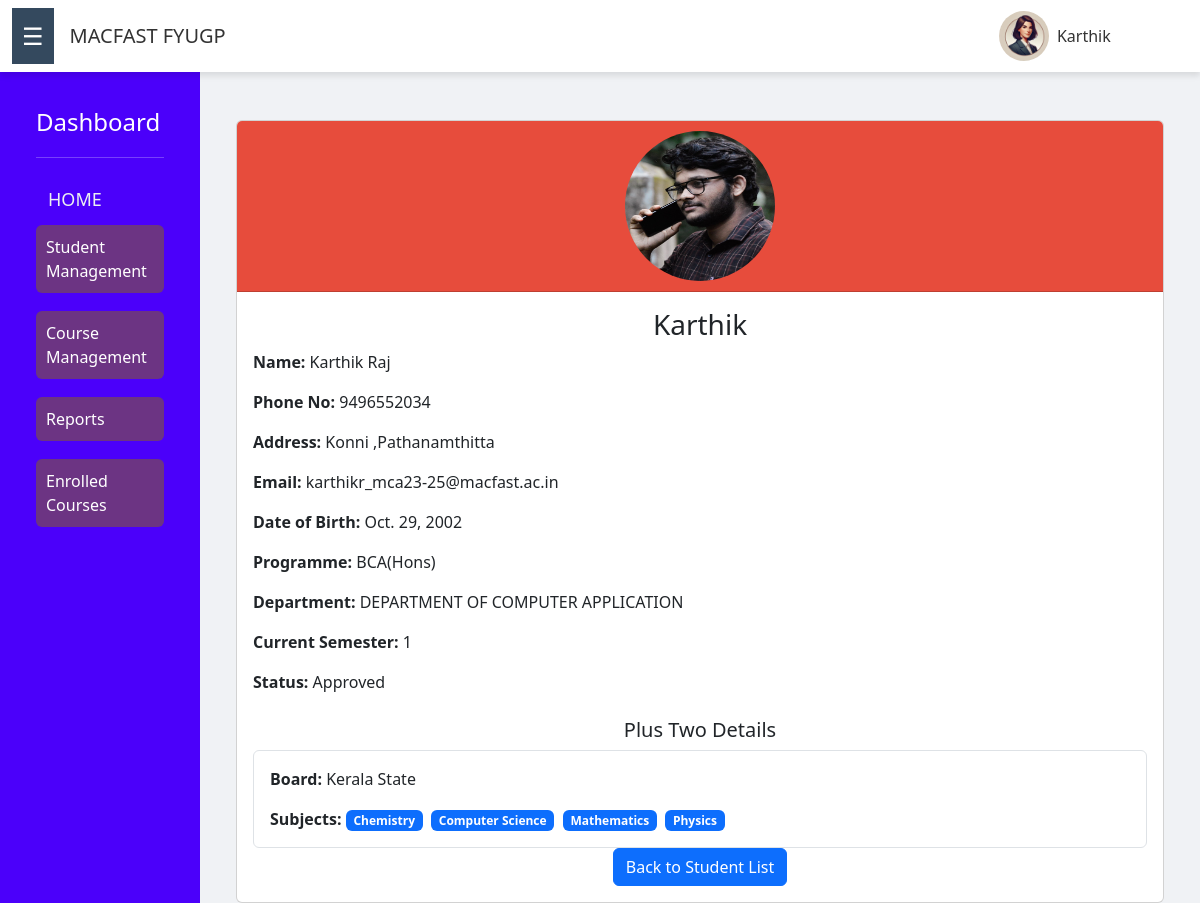
The page /students/1/ (signed in) on the database its author committed.
### core/models.py (models this page shows, shortened)
class CustomUser(AbstractUser):
    USER_TYPE_CHOICES = (
        ('student', 'Student'),
    )
    user_type = models.CharField(max_length=10, choices=USER_TYPE_CHOICES,default='student')
    objects = CustomUserManager()  # Attach CustomUserManager to the model

class StudentProfile(models.Model):
    user = models.OneToOneField(CustomUser, on_delete=models.CASCADE)
    first_name = models.CharField(max_length=30,default='')  # First name
    last_name = models.CharField(max_length=30,default='')   # Last name
    phone_number = models.CharField(max_length=15,default='')  # Phone number
    address = models.TextField(default='')  # Address
    dob = models.DateField()
    profile_picture = models.ImageField(upload_to='profile_pics/')
    programme = models.ForeignKey(Programme, on_delete=models.SET_NULL, null=True)
    department = models.ForeignKey(Department, on_delete=models.SET_NULL, null=True)
    board = models.CharField(max_length=100)
    subjects = models.ManyToManyField(Subject)  # Part III subjects studied in Plus Two
    semester = models.IntegerField(default=1)
    approved = models.BooleanField(default=False)

class Programme(models.Model):
    name = models.CharField(max_length=100)

class Department(models.Model):
    name = models.CharField(max_length=100)  # Department name

class Subject(models.Model):
    name = models.CharField(max_length=100)  # Subject name, e.g., "Mathematics", "Physics", "Chemistry"

### core/views.py (the view)
# urls.py: path('students/<int:student_id>/',views. student_detail_view, name='student_detail'),
@login_required
def student_detail_view(request, student_id):
    student_profile = get_object_or_404(StudentProfile, id=student_id)
    return render(request, 'student_detail.html', {
        'student_profile': student_profile,
    })

### core/context_processors.py (called while the page is built)
def student_profile_processor(request):
    student_profile = None
    if request.user.is_authenticated:
        try:
            student_profile = StudentProfile.objects.get(user=request.user)
        except StudentProfile.DoesNotExist:
            pass  # Handle if the student profile does not exist
    return {'student_profile': student_profile}

### templates/student_detail.html
{% extends "abase.html" %}
{% block content %}
<div class="container mt-5">
    <div class="card">
        <div class="card-header text-center">
            {% load static %}
            {% if student_profile.profile_picture %}
                <img src="{{ student_profile.profile_picture.url }}" class="rounded-circle" alt="Profile Picture" width="150" height="150">
            {% else %}
                <img src="{% static 'images/admin.webp' %}" class="rounded-circle" alt="Profile Picture" width="150" height="150">
            {% endif %}
        </div>
        <div class="card-body">
            <h3 class="card-title text-center">{{ student_profile.user.username }}</h3>
            <p class="card-text"><strong>Name:</strong> {{ student_profile.first_name  }} {{student_profile.last_name}}</p>
            <p class="card-text"><strong>Phone No:</strong> {{ student_profile.phone_number }}</p>
            <p class="card-text"><strong>Address:</strong> {{ student_profile.address }}</p>
            <p class="card-text"><strong>Email:</strong> {{ student_profile.user.email }}</p>
            <p class="card-text"><strong>Date of Birth:</strong> {{ student_profile.dob }}</p>
            <p class="card-text"><strong>Programme:</strong> {{ student_profile.programme.name }}</p>
            <p class="card-text"><strong>Department:</strong> {{ student_profile.department.name }}</p>
            <p class="card-text"><strong>Current Semester:</strong> {{ student_profile.semester }}</p>
            <p class="card-text"><strong>Status:</strong>
                {% if student_profile.approved %}
                    Approved
                {% else %}
                    <span class="text-danger">You need to approve this student.</span>
                    <a href="{% url 'approve_profiles'  %}" class="btn btn-success">Approve</a>
                {% endif %}
            </p>
            <div class="mt-4">
                <h5 class="text-center">Plus Two Details</h5>
                <div class="border p-3 rounded">
                    <p class="card-text"><strong>Board:</strong> {{ student_profile.board }}</p>
                    <p class="card-text"><strong>Subjects:</strong>
                        {% for subject in student_profile.subjects.all %}
                            <span class="badge bg-primary me-1">{{ subject.name }}</span>
                        {% empty %}
                            No subjects selected.
                        {% endfor %}
                    </p>
                </div>
            </div>
            <div class="text-center">
                <a href="{% url 'student_list' %}" class="btn btn-primary">Back to Student List</a>
            </div>
        </div>
    </div>
</div>
{% endblock %}

### templates/abase.html (shortened to what this page needs)
<!DOCTYPE html>
<html lang="en">
<head>
    <link href="https://cdn.jsdelivr.net/npm/bootstrap@5.3.0-alpha1/dist/css/bootstrap.min.css" rel="stylesheet">
    {% load static %}
    <link href="{% static 'css/styles.css' %}" rel="stylesheet">
</head>
<body>
<nav class="navbar navbar-expand-lg">
    <div class="container-fluid">
        <button class="sidebar-toggle-btn" id="sidebar-toggle-btn">&#9776;</button>
        <a class="navbar-brand ms-3" href="#">MACFAST FYUGP</a>
        <div class="ms-auto d-flex align-items-center">
            <img src="{% static 'images/admin.webp' %}" class="rounded-circle" alt="Profile Picture" width="50" height="50">
            <ul class="navbar-nav">
                <li class="nav-item">
                    <a class="nav-link" href="">{{ user.username }}</a>
                </li>
                <li class="nav-item">
                    <a class="nav-link btn btn-danger text-white" href="#"
                       onclick="event.preventDefault(); document.getElementById('logout-form').submit();">
                    </a>
                </li>
            </ul>
        </div>
    </div>
</nav>
<div class="container-fluid">
    <div class="row">
        <div class="col-md-2 sidebar" id="sidebar">
            <div class="p-3">
                <h4 class="text-white">Dashboard</h4>
                <hr class="text-white">
                <a class="nav-link" href="{% url 'admin_dashboard' %}">HOME</a>
                <button class="btn btn-sidebar" data-bs-toggle="collapse" data-bs-target="#profileSubmenu" aria-expanded="false">
                   Student Management
                </button>
                <button class="btn btn-sidebar mt-2" data-bs-toggle="collapse" data-bs-target="#courseSubmenu" aria-expanded="false">
                    Course Management
                </button>
                <button class="btn btn-sidebar mt-2" data-bs-toggle="collapse" data-bs-target="#report" aria-expanded="false">
                    Reports
                  </button>
                <button class="btn btn-sidebar mt-2" data-bs-toggle="collapse" data-bs-target="#viewsSubmenu" aria-expanded="false">
                    Enrolled Courses
                </button>
            </div>
        </div>
        <main class="col ms-sm-auto px-md-4">
            {% block content %}
            {% endblock %}
        </main>
    </div>
</div>
</body>
</html>

### static/css/styles.css (style rules this page uses)
body { background-color: #f0f2f5; }
.navbar { background-color: #ffffff; color: #333333; box-shadow: 0 4px 6px rgba(0, 0, 0, 0.1); }
.navbar a { color: #333333; font-weight: 500; transition: color 0.3s; }
.sidebar { background-color: #2c3e50; min-height: 100vh; transition: all 0.3s; }
.sidebar a { color: #ecf0f1; font-size: 18px; padding: 12px; display: block; transition: background-color 0.3s, color 0.3s; }
.sidebar-toggle-btn { background-color: #34495e; color: #ffffff; border: none; font-size: 24px; padding: 10px; cursor: pointer; transition: background-color 0.3s; }
.card-header { background-color: #e74c3c; color: white; padding: 10px; font-size: 18px; font-weight: bold; }

### templates/abase.html (style rules this page uses)
.sidebar { background-color: #4b00fa; min-height: 100vh; padding: 20px; transition: all 0.3s; }
.sidebar h4 { color: white; margin-bottom: 20px; }
.sidebar hr { border-color: white; }
.btn-sidebar { width: 100%; background-color: #6c3483; color: white; border: none; padding: 10px; text-align: left; margin-bottom: 10px; font-size: 16px; transition: background-color 0.3s; }
.btn-sidebar, .btn-sidebar-sub { text-decoration: none; }
ul { padding-left: 0; }
ul li { list-style: none; }

### rows shown on the page
CustomUser: username "Karthik"
StudentProfile: profile_picture (picture), user.username "Karthik", first_name "Karthik", last_name "Raj", phone_number "9496552034", address "Konni ,Pathanamthitta", user.email "karthikr_mca23-25@macfast.ac.in", dob "Oct. 29, 2002", programme.name "BCA(Hons)", department.name "DEPARTMENT OF COMPUTER APPLICATION", semester "1", board "Kerala State"
Subject: name "Chemistry"
Subject: name "Computer Science"
Subject: name "Mathematics"
Subject: name "Physics"
